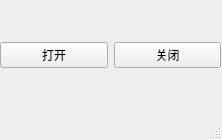
<?xml version="1.0" encoding="UTF-8"?>
<ui version="4.0">
 <class>mainWindow</class>
 <widget class="QMainWindow" name="mainWindow">
  <property name="geometry">
   <rect>
    <x>0</x>
    <y>0</y>
    <width>222</width>
    <height>140</height>
   </rect>
  </property>
  <property name="windowTitle">
   <string>1</string>
  </property>
  <widget class="QWidget" name="centralwidget">
   <widget class="QWidget" name="horizontalLayoutWidget">
    <property name="geometry">
     <rect>
      <x>0</x>
      <y>0</y>
      <width>221</width>
      <height>111</height>
     </rect>
    </property>
    <layout class="QHBoxLayout" name="horizontalLayout">
     <item>
      <widget class="QPushButton" name="dakai">
       <property name="text">
        <string>打开</string>
       </property>
      </widget>
     </item>
     <item>
      <widget class="QPushButton" name="guanbi">
       <property name="text">
        <string>关闭</string>
       </property>
      </widget>
     </item>
    </layout>
   </widget>
  </widget>
  <widget class="QMenuBar" name="menubar">
   <property name="geometry">
    <rect>
     <x>0</x>
     <y>0</y>
     <width>222</width>
     <height>33</height>
    </rect>
   </property>
  </widget>
  <widget class="QStatusBar" name="statusbar"/>
 </widget>
 <resources/>
 <connections/>
</ui>
